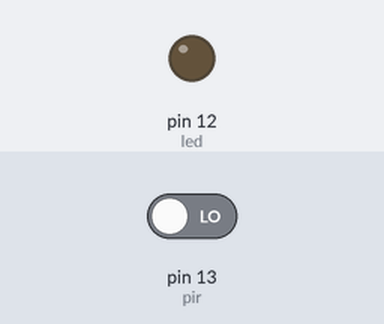
Bench run of a sketch on a simulated Arduino Uno, built with avr-gcc and run on an emulated ATmega328P. Parts: output pins drawn as LEDs (lit = HIGH). Inputs (shaded band) come from the test bench; at power-on: pin 13 (pir) LOW.

Above: at 1.2 s.
1.3 s: pin 13 (pir) driven HIGH
At 2.0 s:
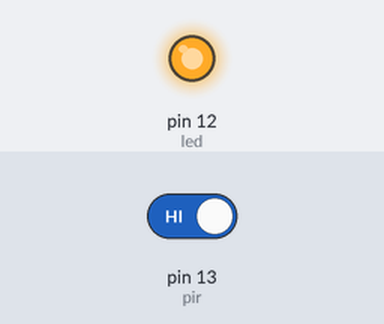
2.8 s: pin 13 (pir) driven LOW
At 3.1 s:
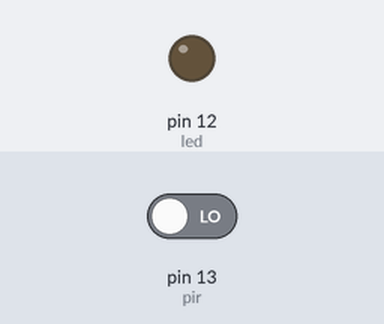
Timing chart, 0 to 5.8 s (numbered marks = the images above; inputs shaded):
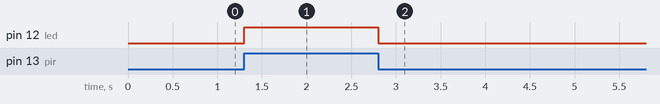

Measured:
- after the input at 1.3 s, pin 12 (led): LOW → HIGH at once
- after the input at 2.8 s, pin 12 (led): HIGH → LOW at once

The sketch:

code.ino
```cpp
# define pir 13
# define led 12


bool pir_val=0;

void setup(){
  pinMode(led,OUTPUT);
  pinMode(pir,INPUT);
}

void loop(){
  pir_val = digitalRead(pir);
  if (pir_val == HIGH){
    digitalWrite(led, HIGH);
  }
  else{
    digitalWrite(led, LOW);
  }
}
```
